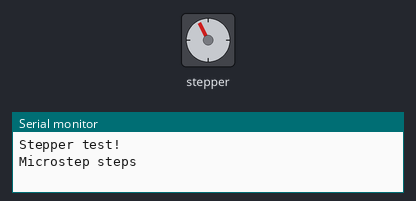
A sketch run on a simulated Arduino Uno, built with avr-gcc and run on an emulated ATmega328P. Parts: stepper motor, the last lines printed to the serial monitor. Stepper angles assume 250 steps per turn.

Above: at 2.24 s.
At 26.69 s:
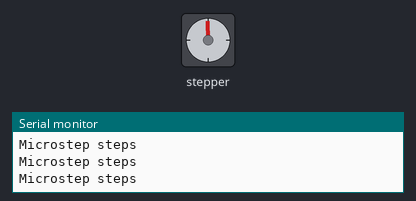
At 33.14 s:
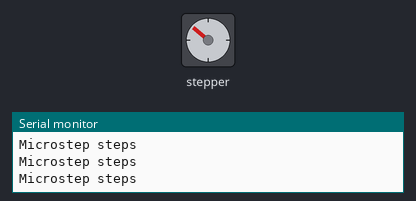
At 37.7 s:
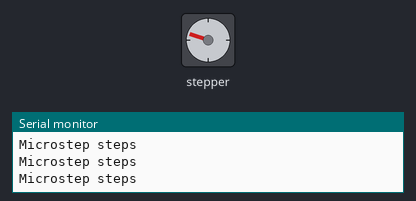
Timing chart, 0 to 40.0 s (numbered marks = the images above):
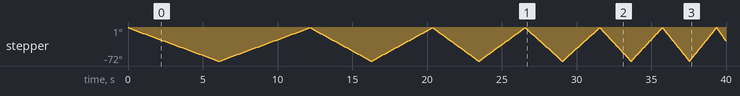

The sketch:

StepperTest.ino
```cpp
/*
This is a test sketch for the Adafruit assembled Motor Shield for Arduino v2
It won't work with v1.x motor shields! Only for the v2's with built in PWM
control

For use with the Adafruit Motor Shield v2
---->	http://www.adafruit.com/products/1438
*/


#include <Wire.h>
#include <Adafruit_MotorShield.h>
#include "utility/Adafruit_MS_PWMServoDriver.h"

// Create the motor shield object with the default I2C address
Adafruit_MotorShield AFMS = Adafruit_MotorShield();
// Or, create it with a different I2C address (say for stacking)
// Adafruit_MotorShield AFMS = Adafruit_MotorShield(0x61);

// Connect a stepper motor with 200 steps per revolution (1.8 degree)
// to motor port #2 (M3 and M4)
Adafruit_StepperMotor *myMotor = AFMS.getStepper(250, 2);
int speed = 1;
int i = 0;

void setup() {
  Serial.begin(9600);           // set up Serial library at 9600 bps
  Serial.println("Stepper test!");

  //AFMS.begin();  // create with the default frequency 1.6KHz
  AFMS.begin(1000);  // OR with a different frequency, say 1KHz

  myMotor->setSpeed(10);  // 50 rpm

}

void loop() {
//  Serial.println("Single coil steps");
//  myMotor->step(100, FORWARD, SINGLE);
//  myMotor->step(100, BACKWARD, SINGLE);
//
//  Serial.println("Double coil steps");
//  myMotor->step(100, FORWARD, DOUBLE);
//  myMotor->step(100, BACKWARD, DOUBLE);
//
//  Serial.println("Interleave coil steps");
//  myMotor->step(100, FORWARD, INTERLEAVE);
//  myMotor->step(100, BACKWARD, INTERLEAVE);

  Serial.println("Microstep steps");
  if(speed < 50){
    speed += 1;
    myMotor->setSpeed(speed);
    //delay(10);
  }
  //myMotor->step(50, FORWARD, MICROSTEP);
  myMotor->step(50, BACKWARD, MICROSTEP);
  myMotor->step(50, FORWARD, MICROSTEP);

}
```
